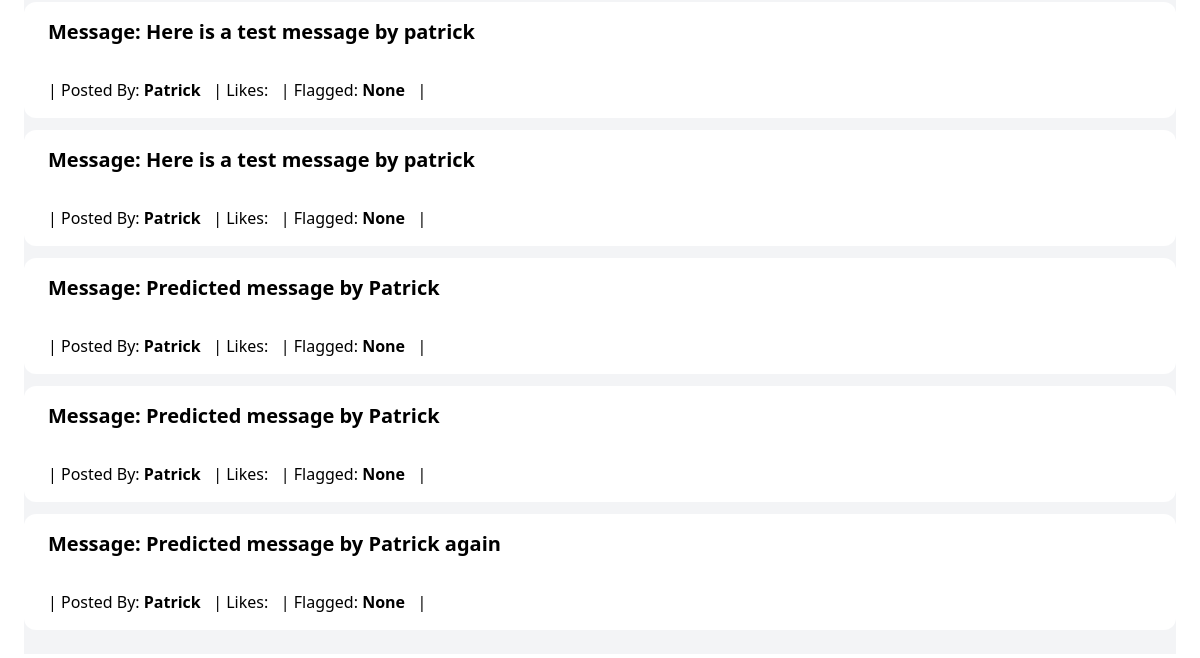
The app's page / (lower part), older data.
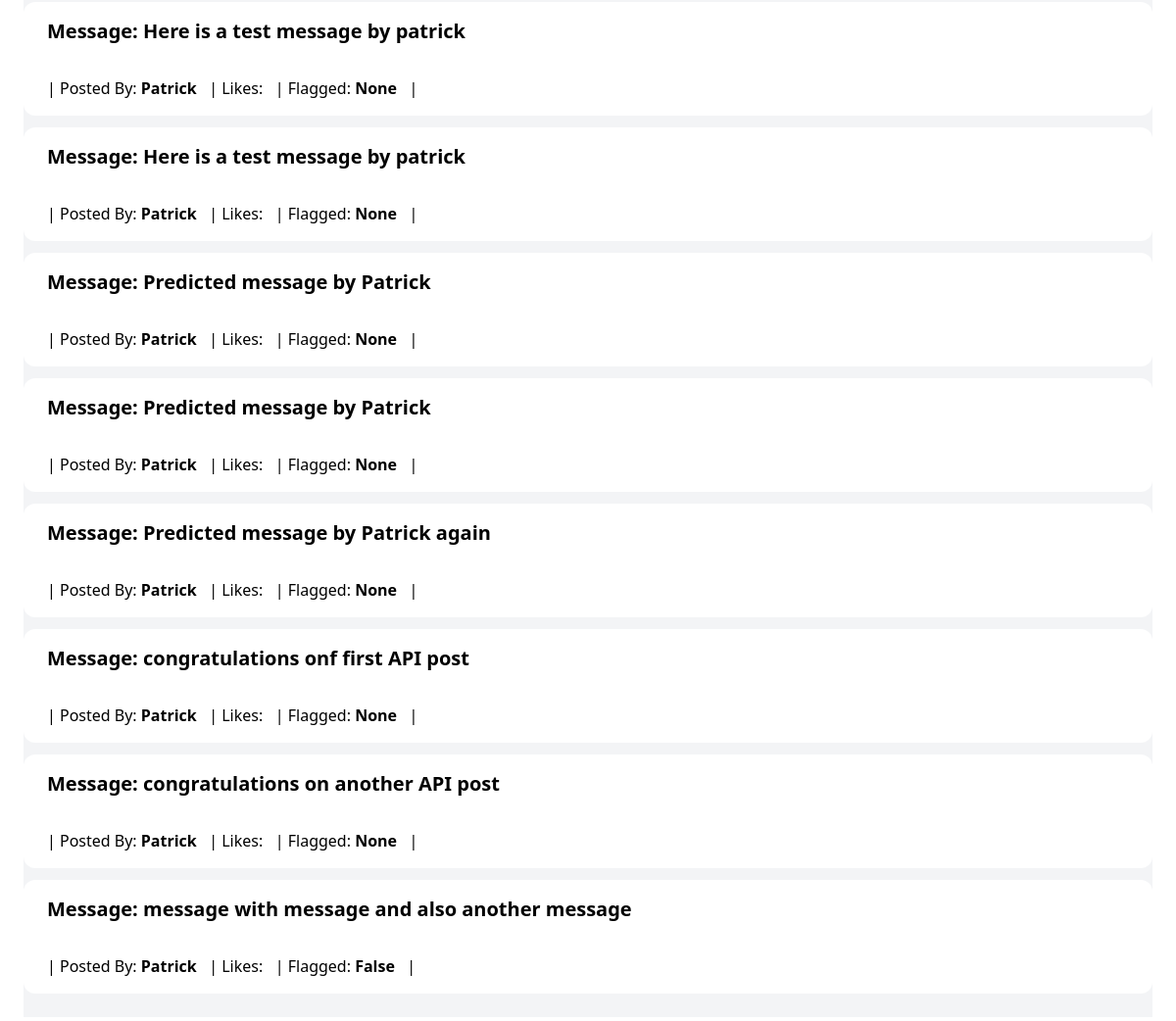
The same page, newer data.
### post/models.py (models this page shows, shortened)
class Post(models.Model):
    message = models.CharField(max_length=255)
    flagged = models.BooleanField(blank=True, null=True)
    created_by = models.ForeignKey(User, related_name='user_posts', on_delete=models.CASCADE)
    created_at = models.DateTimeField(auto_now_add=True)
    class Meta:
        verbose_name_plural = 'Posts'
        permissions = (
            ("regular_users", "Can Post, comment and Like"),
            ("moderator_users", "Can tag posts as misleading"),
        )

### PattysForum/views.py (the view)
# urls.py: path('', views.index, name='index'),
def index(request):
    posts = Post.objects.filter()
    return render(request, 'index.html', {
        'posts': posts
    })

### templates/index.html (shortened to what this page needs)
{%  extends 'base.html' %}
{% block content %}
    {%  include 'postings.html' %}
{%  endblock %}

### templates/postings.html (shortened to what this page needs)
<div class="pb-6  bg-gray-100">
    <div class="col-span-3">
        <div class="grid  gap-3">
            {% for post in posts %}
                <div>
                    <a href="{% url 'post:detail' post.id %}">
                        <div class=" text-xl font-semibold py-4 px-6 p-6 bg-white rounded-t-xl">
                            Message: {{ post.message }}
                        </div>
                        <div class="py-4 px-6 p-6 bg-white rounded-b-xl">
                            | Posted By: <b> {{ post.created_by }} </b> &nbsp |
                            Likes: <b> {{ post.count_likes }} </b> &nbsp |
                            {%  if post.flagged %}
                                Flagged:  <b style="color: red"> {{ post.flagged }} </b> &nbsp |
                            {%  else %}
                                Flagged:  <b > {{ post.flagged }} </b> &nbsp |
                            {%  endif %}
                        </div>
                    </a>
                </div>
            {% endfor %}
        </div>
    </div>
</div>

Row changes from the older to the newer data that the page shows:
added Post: message "congratulations onf first API post", created_by "Patrick", flagged "None"
added Post: message "congratulations on another API post", created_by "Patrick", flagged "None"
added Post: message "message with message and also another message", created_by "Patrick", flagged "False"
